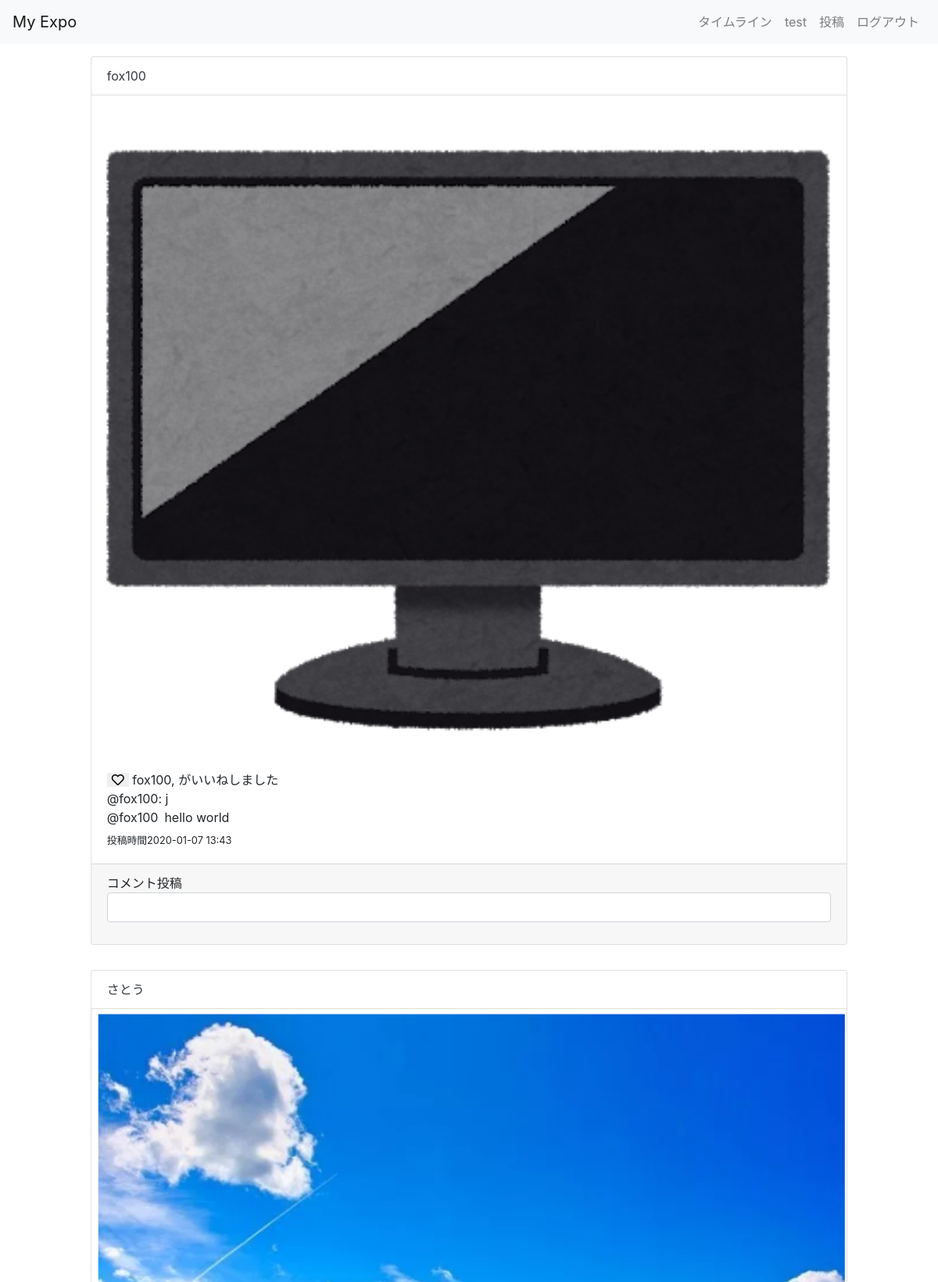
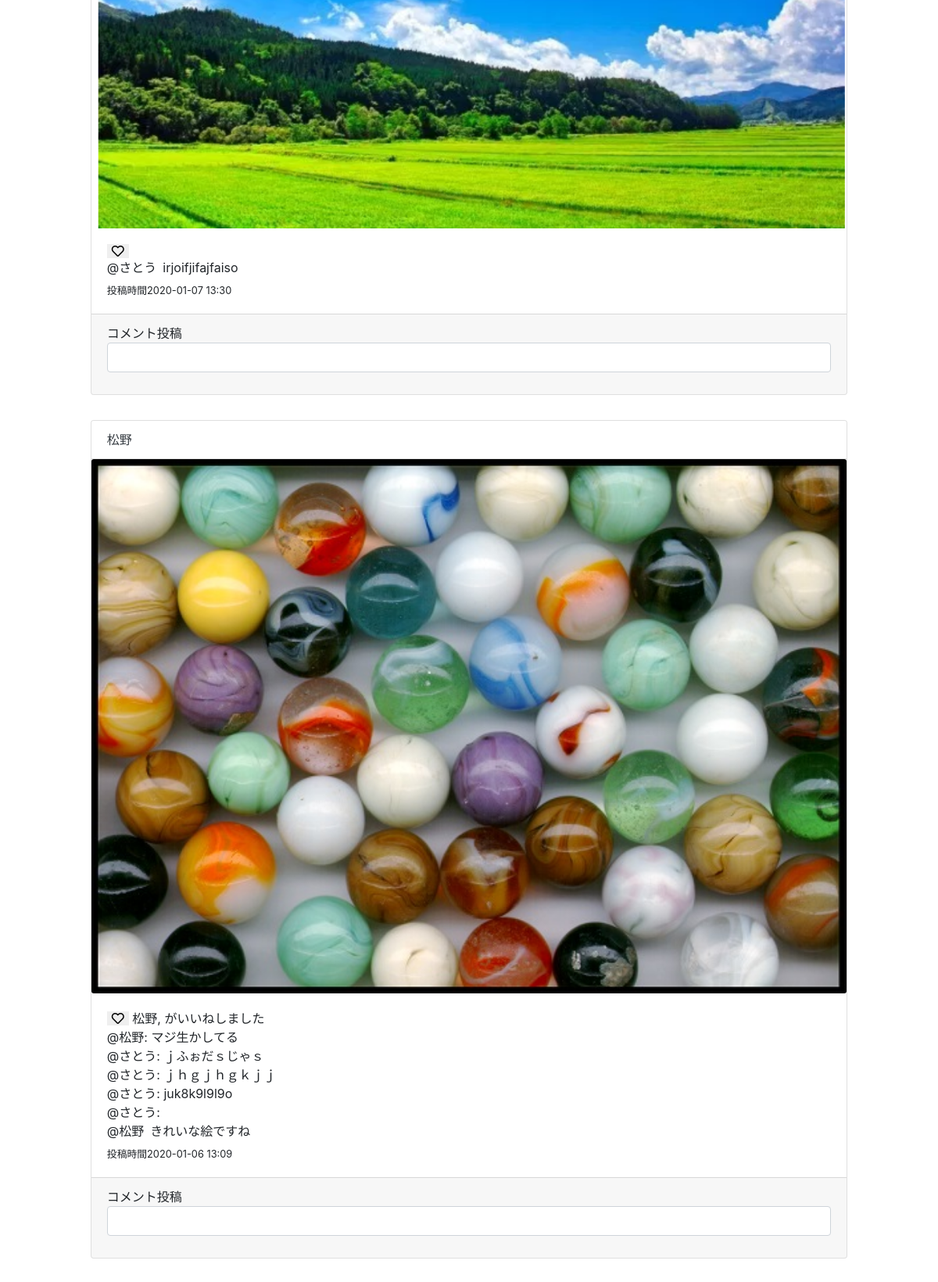
Page /index/ (signed in, upper part) on the committed database (2 pictures, top to bottom).
### accounts/models.py (models this page shows, shortened)
class User(AbstractUser):
    icon = models.ImageField(upload_to="image/", blank=True, null=True)
    TYPE_CHOICES = (('company', '企業アカウント'),
                    ('general', '一般アカウント'))
    acctype = models.CharField(choices=TYPE_CHOICES, max_length=100, default='general')
    user_post=models.ForeignKey('posts.Post', on_delete=models.CASCADE,related_name='students',blank=True, null=True)

### posts/models.py (models this page shows)
class Post(models.Model):
    author = models.ForeignKey(
        'accounts.User', on_delete=models.CASCADE)
    picture = models.ImageField(
        upload_to="image/posts/", blank=True, null=True)
    text = models.TextField(blank=True)
    created_at = models.DateTimeField(auto_now_add=True, blank=True)

class Like(models.Model):
    author = models.ForeignKey('accounts.User', on_delete=models.CASCADE)
    post = models.ForeignKey('posts.Post', on_delete=models.CASCADE)

class Comment(models.Model):
    author = models.ForeignKey('accounts.User', on_delete=models.CASCADE)
    post = models.ForeignKey('posts.Post', on_delete=models.CASCADE)
    text = models.TextField(blank=True)

### posts/views.py (the view)
# urls.py: path('index/', login_required(views.Index.as_view()), name='index'),
class Index(ListView):
    model = Post
    template_name = 'posts/index.html'
    paginate_by = 100
    queryset = Post.objects.order_by('created_at').reverse()
    def get_context_data(self, **kwargs):
        context = super().get_context_data()
        like_list = {}
        comment_list = {}  # 追加
        for post in context['post_list']:
            like_list[post.id] = Like.objects.filter(post=post)
            comment_list[post.id] = Comment.objects.filter(post=post)  # 追加
        context['like_list'] = like_list
        context['comment_list'] = comment_list  # 追加
        return context

### posts/templatetags/custom_filter.py (called while the page is built)
@register.filter(name='get_likes')
def get_likes(like_list, key):
    text = ""
    if key in like_list:
        text = ""
        for like in like_list[key]:
            text += f"{like.author.username}, "
            text += "がいいねしました"
    return text

@register.filter(name='is_like')
def is_like(post, user):
    if Like.objects.filter(author=user, post=post).exists():
        return mark_safe(f"<button style=\"border: 0\" class=\"like\" id=\"{post.id}\" type=\"submit\"><i class=\" fas fa-heart\"></i></button>")
    else:
        return mark_safe(f"<button style=\"border: 0\" class=\"like\" id=\"{post.id}\" type=\"submit\"><i class=\" far fa-heart\"></i></button>")

@register.filter(name='get_comment_list')
def get_comment_list(comment_list, key):
    text = ""
    if key in comment_list:
        for comment in comment_list[key]:
            text += f"@{comment.author.username}: {comment.text}<br>"
    return mark_safe(text)

### templates/posts/index.html (shortened to what this page needs)
{% extends "base/app.html" %}
{% load custom_filter %}
{% block contents %}
<section>
  {% if post_list %}
  {% for post in post_list %}
  <div class="row p-3 text-lefti">
    <div class="col-10 offset-1">
      <div class="card">
        <ul class="list-group list-group-flush">
          <li class="list-group-item"><a href="{% url 'accounts:userDetail' post.author%}" class="text-dark">
              {{post.author.username }}
            </a>
          </li>
        </ul>
        <img src="{{post.picture.url}}" class="card-img" />
        <div class="card-body">
          <div class="like_list_{{post.id}}">
            {{ post|is_like:user }}
            {{ like_list|get_likes:post.id }}
            {{ comment_list|get_comment_list:post.id }}
          </div>
          <div class="card-hedder">
            <div><span class="mr-2">@{{ post.author.username }}</span>{{ post.text }}</div>
          </div>
          <div class="pt-2">
            <small>
              投稿時間{{ post.created_at|date:'Y-m-d H:i' }}
            </small>
          </div>
        </div>
        <div class="card-footer">
          コメント投稿
          <form class="comment" id="{{post.id}}">
            <input class="form-control col-12" name="comment" type="text" class="comment">
          </form>
        </div>
      </div>
    </div>
  </div>
  {% endfor %}
    {% endif %}
</section>
{% endblock contents %}

### templates/base/app.html (shortened to what this page needs)
<html>
<head>
    {% load static %}
    <link rel="stylesheet" href="https://use.fontawesome.com/releases/v5.4.2/css/all.css"
>
    <link rel="stylesheet" href="https://maxcdn.bootstrapcdn.com/bootstrap/4.0.0/css/bootstrap.min.css"
>
</head>
<body>
<header>
    <nav class="navbar navbar-expand navbar-light bg-light box-shadow  scrolling-navbar">
        <a class="navbar-brand" href="">My Expo</a>
        <div class="collapse navbar-collapse" id="navbarsExample02">
            <ul class="navbar-nav flex-row ml-md-auto">
                {% if user.id is None %}
                <li class="nav-item active">
                    <a class="nav-link" href="{% url 'accounts:signup' %}">新規登録<span
                            class="sr-only">(current)</span></a>
                </li>
                <li class="nav-item">
                    <a class="nav-link" href="{% url 'login' %}">ログイン</a>
                </li>
                {% else %}
                <li class="nav-item">
                    <a class="nav-link" href="{% url 'posts:index' %}">タイムライン</a>
                </li>
                <li class="nav-item">
                    <a class="nav-link" href="/accounts/{{user.username}}/">{{user.username}}</a>
                </li>
                <li class="nav-item">
                    <a class="nav-link" href="{% url 'posts:new' %}">投稿</a>
                </li>
                <li class="nav-item">
                    <a class="nav-link" href="{% url 'logout' %}">ログアウト</a>
                </li>
                {% endif %}
            </ul>
        </div>
    </nav>
</header>
<main>
    {% block contents %}{% endblock %}
</main>
</body>
</html>

### rows in the picture
User: username "test"
Post: author.username "fox100", picture (picture), id.username "fox100, がいいねしました", id.text "@fox100: j", text "hello world", created_at "2020-01-07 13:43"
Post: author.username "さとう", picture (picture), text "irjoifjifajfaiso", created_at "2020-01-07 13:30"
Post: author.username "松野", picture (picture), id.username "松野, がいいねしました", id.text "@松野: マジ生かしてる @さとう: ｊふぉだｓじゃｓ @さとう: ｊｈｇｊｈｇｋｊｊ @さとう: juk8k9l9l9o @さとう:", text "きれいな絵ですね", created_at "2020-01-06 13:09"
